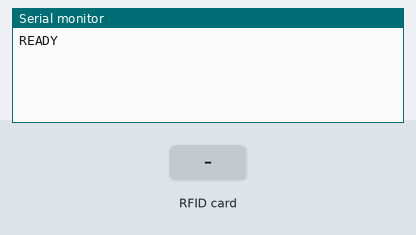
The sketch below on a simulated Arduino Uno, built with avr-gcc and run on an emulated ATmega328P. On the bench: the last lines printed to the serial monitor. The test bench sets the inputs (shaded band).

Above: at 1.3 s.
1.4 s: RFID card 5E 7A 19 C4 held to the reader
At 1.9 s:
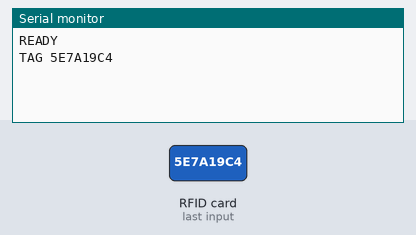
At 3.0 s:
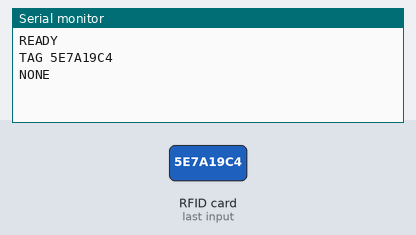

The sketch:

saekmyeon_reader.ino
```cpp
// 색면화 좌대 NFC 리더 (Arduino Uno + RC522)
// 상판 아래 RC522가 캔버스 틀 아랫면의 NFC 태그(Ø38, NTAG213 등 ISO14443A)를 읽어 USB 시리얼로 알림.
//
// 시리얼 115200bps, 한 줄에 하나씩:
//   TAG 04A1B2C3D4E5F6   태그가 올라옴 (같은 태그가 계속 있으면 1초마다 다시 보냄)
//   NONE                  태그가 내려감 (연속 4번, 약 0.4초 못 읽으면)
//   READY                 시작 · 리더 초기화 끝
//
// 배선 (RC522 → Uno): SDA(SS)→10, SCK→13, MOSI→11, MISO→12, RST→9, 3.3V→3.3V, GND→GND
// RC522는 3.3V 전용. 5V에 연결하면 고장 날 수 있음.
// 라이브러리: Arduino IDE 라이브러리 관리자에서 "MFRC522" (miguelbalboa) 설치

#include <SPI.h>
#include <MFRC522.h>

const byte PIN_SS = 10, PIN_RST = 9;
const byte MISS_LIMIT = 4;          // 이만큼 연속으로 못 읽으면 내려간 것으로 봄
const unsigned long POLL_MS = 100, REPEAT_MS = 1000;

MFRC522 rfid(PIN_SS, PIN_RST);
String current = "";
byte misses = 0;
unsigned long lastSent = 0;

// 잠든(HALT) 태그까지 깨워서 읽음. 태그가 계속 올려져 있는지 확인하는 데 씀
bool readTag(String &uid) {
  byte atqa[2]; byte size = sizeof(atqa);
  MFRC522::StatusCode st = rfid.PICC_WakeupA(atqa, &size);
  if (st != MFRC522::STATUS_OK && st != MFRC522::STATUS_COLLISION) return false;
  if (!rfid.PICC_ReadCardSerial()) return false;
  uid = "";
  for (byte i = 0; i < rfid.uid.size; i++) {
    if (rfid.uid.uidByte[i] < 0x10) uid += "0";
    uid += String(rfid.uid.uidByte[i], HEX);
  }
  uid.toUpperCase();
  rfid.PICC_HaltA();
  return true;
}

void setup() {
  Serial.begin(115200);
  SPI.begin();
  rfid.PCD_Init();
  rfid.PCD_SetAntennaGain(rfid.RxGain_max); // 상판(약 15mm)을 사이에 두고 읽으므로 수신 감도 최대
  delay(50);
  Serial.println("READY");
}

void loop() {
  String uid;
  if (readTag(uid)) {
    misses = 0;
    if (uid != current || millis() - lastSent > REPEAT_MS) {
      current = uid; lastSent = millis();
      Serial.print("TAG "); Serial.println(uid);
    }
  } else if (current.length() && ++misses >= MISS_LIMIT) {
    current = ""; misses = 0;
    Serial.println("NONE");
  }
  delay(POLL_MS);
}
```

Measured:
- after the input at 1.4 s, the serial monitor: prints a new line after 0.08 s (image 1)
